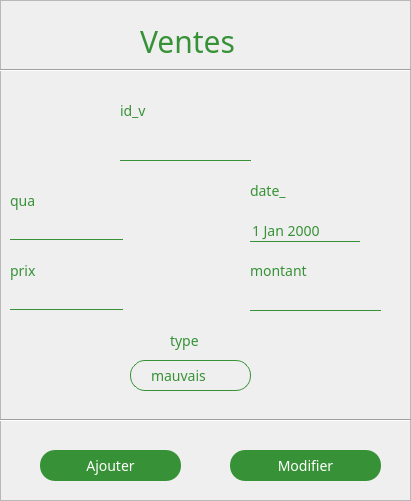
     <widget class="QFrame" name="frame_11">
      <property name="geometry">
       <rect>
        <x>60</x>
        <y>10</y>
        <width>411</width>
        <height>501</height>
       </rect>
      </property>
      <property name="styleSheet">
       <string notr="true"> *{
font-family:century gothic;
color:#379237;
border-color:#379237;
font-size:14px;}
	#frame_11 {


font-family:century gothic;
    border: 1px solid #379237;
    border-radius: 30px;
border-color: #eaeaea;
    margin-top: 0.5em;
background : white;
}
QFrame[frameShape=&quot;4&quot;],
QFrame[frameShape=&quot;5&quot;]
{
   border: none;
    border-bottom: 1px solid #379237;
}
QComboButton{
font-family:century gothic;
background:transparent;
border:none;
color:#379237;
border-bottom: 1px solid #379237;}
QLabel{
background:transparent;}

QLineEdit
{
font-family:century gothic;
background:transparent;
border:none;
color:#379237;
border-bottom: 1px solid #379237;
}
QDateTimeEdit
{
font-family:century gothic;
background:transparent;
border:none;
color:#379237;
border-bottom: 1px solid #379237;
}</string>
      </property>
      <property name="frameShape">
       <enum>QFrame::StyledPanel</enum>
      </property>
      <property name="frameShadow">
       <enum>QFrame::Raised</enum>
      </property>
      <widget class="QLabel" name="label_14">
       <property name="geometry">
        <rect>
         <x>140</x>
         <y>0</y>
         <width>151</width>
         <height>81</height>
        </rect>
       </property>
       <property name="styleSheet">
        <string notr="true">*{
font: 40pt  'Oswald';font-size:30px;
color: #379237;
}</string>
       </property>
       <property name="text">
        <string>Ventes</string>
       </property>
      </widget>
      <widget class="Line" name="line_11">
       <property name="geometry">
        <rect>
         <x>0</x>
         <y>60</y>
         <width>411</width>
         <height>20</height>
        </rect>
       </property>
       <property name="palette">
        <palette>
         <active>
          <colorrole role="WindowText">
           <brush brushstyle="SolidPattern">
            <color alpha="255">
             <red>55</red>
             <green>146</green>
             <blue>55</blue>
            </color>
           </brush>
          </colorrole>
          <colorrole role="Button">
           <brush brushstyle="SolidPattern">
            <color alpha="255">
             <red>255</red>
             <green>255</green>
             <blue>255</blue>
            </color>
           </brush>
          </colorrole>
          <colorrole role="Text">
           <brush brushstyle="SolidPattern">
            <color alpha="255">
             <red>55</red>
             <green>146</green>
             <blue>55</blue>
            </color>
           </brush>
          </colorrole>
          <colorrole role="ButtonText">
           <brush brushstyle="SolidPattern">
            <color alpha="255">
             <red>55</red>
             <green>146</green>
             <blue>55</blue>
            </color>
           </brush>
          </colorrole>
          <colorrole role="Base">
           <brush brushstyle="SolidPattern">
            <color alpha="255">
             <red>255</red>
             <green>255</green>
             <blue>255</blue>
            </color>
           </brush>
          </colorrole>
          <colorrole role="Window">
           <brush brushstyle="SolidPattern">
            <color alpha="255">
             <red>255</red>
             <green>255</green>
             <blue>255</blue>
            </color>
           </brush>
          </colorrole>
          <colorrole role="PlaceholderText">
           <brush brushstyle="NoBrush">
            <color alpha="128">
             <red>55</red>
             <green>146</green>
             <blue>55</blue>
            </color>
           </brush>
          </colorrole>
         </active>
         <inactive>
          <colorrole role="WindowText">
           <brush brushstyle="SolidPattern">
            <color alpha="255">
             <red>55</red>
             <green>146</green>
             <blue>55</blue>
            </color>
           </brush>
          </colorrole>
          <colorrole role="Button">
           <brush brushstyle="SolidPattern">
            <color alpha="255">
             <red>255</red>
             <green>255</green>
             <blue>255</blue>
            </color>
           </brush>
          </colorrole>
          <colorrole role="Text">
           <brush brushstyle="SolidPattern">
            <color alpha="255">
             <red>55</red>
             <green>146</green>
             <blue>55</blue>
            </color>
           </brush>
          </colorrole>
          <colorrole role="ButtonText">
           <brush brushstyle="SolidPattern">
            <color alpha="255">
             <red>55</red>
             <green>146</green>
             <blue>55</blue>
            </color>
           </brush>
          </colorrole>
          <colorrole role="Base">
           <brush brushstyle="SolidPattern">
            <color alpha="255">
             <red>255</red>
             <green>255</green>
             <blue>255</blue>
            </color>
           </brush>
          </colorrole>
          <colorrole role="Window">
           <brush brushstyle="SolidPattern">
            <color alpha="255">
             <red>255</red>
             <green>255</green>
             <blue>255</blue>
            </color>
           </brush>
          </colorrole>
          <colorrole role="PlaceholderText">
           <brush brushstyle="NoBrush">
            <color alpha="128">
             <red>55</red>
             <green>146</green>
             <blue>55</blue>
            </color>
           </brush>
          </colorrole>
         </inactive>
         <disabled>
          <colorrole role="WindowText">
           <brush brushstyle="SolidPattern">
            <color alpha="255">
             <red>55</red>
             <green>146</green>
             <blue>55</blue>
            </color>
           </brush>
          </colorrole>
          <colorrole role="Button">
           <brush brushstyle="SolidPattern">
            <color alpha="255">
             <red>255</red>
             <green>255</green>
             <blue>255</blue>
            </color>
           </brush>
          </colorrole>
          <colorrole role="Text">
           <brush brushstyle="SolidPattern">
            <color alpha="255">
             <red>55</red>
             <green>146</green>
             <blue>55</blue>
            </color>
           </brush>
          </colorrole>
          <colorrole role="ButtonText">
           <brush brushstyle="SolidPattern">
            <color alpha="255">
             <red>55</red>
             <green>146</green>
             <blue>55</blue>
            </color>
           </brush>
          </colorrole>
          <colorrole role="Base">
           <brush brushstyle="SolidPattern">
            <color alpha="255">
             <red>255</red>
             <green>255</green>
             <blue>255</blue>
            </color>
           </brush>
          </colorrole>
          <colorrole role="Window">
           <brush brushstyle="SolidPattern">
            <color alpha="255">
             <red>255</red>
             <green>255</green>
             <blue>255</blue>
            </color>
           </brush>
          </colorrole>
          <colorrole role="PlaceholderText">
           <brush brushstyle="NoBrush">
            <color alpha="128">
             <red>55</red>
             <green>146</green>
             <blue>55</blue>
            </color>
           </brush>
          </colorrole>
         </disabled>
        </palette>
       </property>
       <property name="orientation">
        <enum>Qt::Horizontal</enum>
       </property>
      </widget>
      <widget class="QLabel" name="label_15">
       <property name="geometry">
        <rect>
         <x>120</x>
         <y>100</y>
         <width>111</width>
         <height>21</height>
        </rect>
       </property>
       <property name="font">
        <font>
         <family>century gothic</family>
         <pointsize>-1</pointsize>
        </font>
       </property>
       <property name="styleSheet">
        <string notr="true"/>
       </property>
       <property name="text">
        <string>id_v</string>
       </property>
      </widget>
      <widget class="QLineEdit" name="le_qua">
       <property name="geometry">
        <rect>
         <x>10</x>
         <y>220</y>
         <width>113</width>
         <height>20</height>
        </rect>
       </property>
      </widget>
      <widget class="QLabel" name="label_20">
       <property name="geometry">
        <rect>
         <x>10</x>
         <y>190</y>
         <width>171</width>
         <height>21</height>
        </rect>
       </property>
       <property name="font">
        <font>
         <family>century gothic</family>
         <pointsize>-1</pointsize>
        </font>
       </property>
       <property name="styleSheet">
        <string notr="true"/>
       </property>
       <property name="text">
        <string>qua</string>
       </property>
      </widget>
      <widget class="QLabel" name="label_38">
       <property name="geometry">
        <rect>
         <x>170</x>
         <y>330</y>
         <width>41</width>
         <height>21</height>
        </rect>
       </property>
       <property name="font">
        <font>
         <family>century gothic</family>
         <pointsize>-1</pointsize>
        </font>
       </property>
       <property name="styleSheet">
        <string notr="true"/>
       </property>
       <property name="text">
        <string>type</string>
       </property>
      </widget>
      <widget class="Line" name="line_12">
       <property name="geometry">
        <rect>
         <x>0</x>
         <y>410</y>
         <width>411</width>
         <height>20</height>
        </rect>
       </property>
       <property name="palette">
        <palette>
         <active>
          <colorrole role="WindowText">
           <brush brushstyle="SolidPattern">
            <color alpha="255">
             <red>55</red>
             <green>146</green>
             <blue>55</blue>
            </color>
           </brush>
          </colorrole>
          <colorrole role="Button">
           <brush brushstyle="SolidPattern">
            <color alpha="255">
             <red>255</red>
             <green>255</green>
             <blue>255</blue>
            </color>
           </brush>
          </colorrole>
          <colorrole role="Text">
           <brush brushstyle="SolidPattern">
            <color alpha="255">
             <red>55</red>
             <green>146</green>
             <blue>55</blue>
            </color>
           </brush>
          </colorrole>
          <colorrole role="ButtonText">
           <brush brushstyle="SolidPattern">
            <color alpha="255">
             <red>55</red>
             <green>146</green>
             <blue>55</blue>
            </color>
           </brush>
          </colorrole>
          <colorrole role="Base">
           <brush brushstyle="SolidPattern">
            <color alpha="255">
             <red>255</red>
             <green>255</green>
             <blue>255</blue>
            </color>
           </brush>
          </colorrole>
          <colorrole role="Window">
           <brush brushstyle="SolidPattern">
            <color alpha="255">
             <red>255</red>
             <green>255</green>
             <blue>255</blue>
            </color>
           </brush>
          </colorrole>
          <colorrole role="PlaceholderText">
           <brush brushstyle="NoBrush">
            <color alpha="128">
             <red>55</red>
             <green>146</green>
             <blue>55</blue>
            </color>
           </brush>
          </colorrole>
         </active>
         <inactive>
          <colorrole role="WindowText">
           <brush brushstyle="SolidPattern">
            <color alpha="255">
             <red>55</red>
             <green>146</green>
             <blue>55</blue>
            </color>
           </brush>
          </colorrole>
          <colorrole role="Button">
           <brush brushstyle="SolidPattern">
            <color alpha="255">
             <red>255</red>
             <green>255</green>
             <blue>255</blue>
            </color>
           </brush>
          </colorrole>
          <colorrole role="Text">
           <brush brushstyle="SolidPattern">
            <color alpha="255">
             <red>55</red>
             <green>146</green>
             <blue>55</blue>
            </color>
           </brush>
          </colorrole>
          <colorrole role="ButtonText">
           <brush brushstyle="SolidPattern">
            <color alpha="255">
             <red>55</red>
             <green>146</green>
             <blue>55</blue>
            </color>
           </brush>
          </colorrole>
          <colorrole role="Base">
           <brush brushstyle="SolidPattern">
            <color alpha="255">
             <red>255</red>
             <green>255</green>
             <blue>255</blue>
            </color>
           </brush>
          </colorrole>
          <colorrole role="Window">
           <brush brushstyle="SolidPattern">
            <color alpha="255">
             <red>255</red>
             <green>255</green>
             <blue>255</blue>
            </color>
           </brush>
          </colorrole>
          <colorrole role="PlaceholderText">
           <brush brushstyle="NoBrush">
            <color alpha="128">
             <red>55</red>
             <green>146</green>
             <blue>55</blue>
            </color>
           </brush>
          </colorrole>
         </inactive>
         <disabled>
          <colorrole role="WindowText">
           <brush brushstyle="SolidPattern">
            <color alpha="255">
             <red>55</red>
             <green>146</green>
             <blue>55</blue>
            </color>
           </brush>
          </colorrole>
          <colorrole role="Button">
           <brush brushstyle="SolidPattern">
            <color alpha="255">
             <red>255</red>
             <green>255</green>
             <blue>255</blue>
            </color>
           </brush>
          </colorrole>
          <colorrole role="Text">
           <brush brushstyle="SolidPattern">
            <color alpha="255">
             <red>55</red>
             <green>146</green>
             <blue>55</blue>
            </color>
           </brush>
          </colorrole>
          <colorrole role="ButtonText">
           <brush brushstyle="SolidPattern">
            <color alpha="255">
             <red>55</red>
             <green>146</green>
             <blue>55</blue>
            </color>
           </brush>
          </colorrole>
          <colorrole role="Base">
           <brush brushstyle="SolidPattern">
            <color alpha="255">
             <red>255</red>
             <green>255</green>
             <blue>255</blue>
            </color>
           </brush>
          </colorrole>
          <colorrole role="Window">
           <brush brushstyle="SolidPattern">
            <color alpha="255">
             <red>255</red>
             <green>255</green>
             <blue>255</blue>
            </color>
           </brush>
          </colorrole>
          <colorrole role="PlaceholderText">
           <brush brushstyle="NoBrush">
            <color alpha="128">
             <red>55</red>
             <green>146</green>
             <blue>55</blue>
            </color>
           </brush>
          </colorrole>
         </disabled>
        </palette>
       </property>
       <property name="styleSheet">
        <string notr="true">QFrame[frameShape=&quot;4&quot;] /* QFrame::HLine == 0x0004 */
{
    color: red;
}</string>
       </property>
       <property name="frameShadow">
        <enum>QFrame::Sunken</enum>
       </property>
       <property name="orientation">
        <enum>Qt::Horizontal</enum>
       </property>
      </widget>
      <widget class="QPushButton" name="pb_ajouter_2">
       <property name="geometry">
        <rect>
         <x>40</x>
         <y>450</y>
         <width>141</width>
         <height>31</height>
        </rect>
       </property>
       <property name="styleSheet">
        <string notr="true">QPushButton{
background: #379237;
color: white;
border-radius:15px;}  
QPushButton:hover
{
    border: 1px solid #1990ea;
color:  #379237;
border-radius:15px;
background: white;}  </string>
       </property>
       <property name="text">
        <string>Ajouter</string>
       </property>
      </widget>
      <widget class="QPushButton" name="pb_modifier">
       <property name="enabled">
        <bool>true</bool>
       </property>
       <property name="geometry">
        <rect>
         <x>230</x>
         <y>450</y>
         <width>151</width>
         <height>31</height>
        </rect>
       </property>
       <property name="styleSheet">
        <string notr="true">QPushButton{
background: #379237;
color: white;
border-radius:15px;}  
QPushButton:hover
{
    border: 1px solid #1990ea;
color:  #379237;
border-radius:15px;
background: white;}  </string>
       </property>
       <property name="text">
        <string>Modifier</string>
       </property>
      </widget>
      <widget class="QLabel" name="label_39">
       <property name="geometry">
        <rect>
         <x>10</x>
         <y>260</y>
         <width>171</width>
         <height>21</height>
        </rect>
       </property>
       <property name="font">
        <font>
         <family>century gothic</family>
         <pointsize>-1</pointsize>
        </font>
       </property>
       <property name="styleSheet">
        <string notr="true"/>
       </property>
       <property name="text">
        <string>prix</string>
       </property>
      </widget>
      <widget class="QLineEdit" name="le_prix">
       <property name="geometry">
        <rect>
         <x>10</x>
         <y>290</y>
         <width>113</width>
         <height>20</height>
        </rect>
       </property>
      </widget>
      <widget class="QLabel" name="label_41">
       <property name="geometry">
        <rect>
         <x>250</x>
         <y>260</y>
         <width>121</width>
         <height>21</height>
        </rect>
       </property>
       <property name="font">
        <font>
         <family>century gothic</family>
         <pointsize>-1</pointsize>
        </font>
       </property>
       <property name="styleSheet">
        <string notr="true"/>
       </property>
       <property name="text">
        <string>montant</string>
       </property>
      </widget>
      <widget class="QDateEdit" name="le_date_">
       <property name="geometry">
        <rect>
         <x>250</x>
         <y>220</y>
         <width>110</width>
         <height>22</height>
        </rect>
       </property>
      </widget>
      <widget class="QLabel" name="label_43">
       <property name="geometry">
        <rect>
         <x>250</x>
         <y>180</y>
         <width>171</width>
         <height>21</height>
        </rect>
       </property>
       <property name="font">
        <font>
         <family>century gothic</family>
         <pointsize>-1</pointsize>
        </font>
       </property>
       <property name="styleSheet">
        <string notr="true"/>
       </property>
       <property name="text">
        <string>date_</string>
       </property>
      </widget>
      <widget class="QLineEdit" name="le_id_v">
       <property name="geometry">
        <rect>
         <x>120</x>
         <y>130</y>
         <width>131</width>
         <height>31</height>
        </rect>
       </property>
      </widget>
      <widget class="QLineEdit" name="le_montant">
       <property name="geometry">
        <rect>
         <x>250</x>
         <y>280</y>
         <width>131</width>
         <height>31</height>
        </rect>
       </property>
      </widget>
      <widget class="QComboBox" name="le_type">
       <property name="geometry">
        <rect>
         <x>130</x>
         <y>360</y>
         <width>121</width>
         <height>31</height>
        </rect>
       </property>
       <property name="styleSheet">
        <string notr="true">
QComboBox{
border-bottom: 1px solid #379237;
background:transparent;
font-family:century gothic;
subcontrol-position: top right;
border: 1px solid #379237;
 padding: 1px 0px 1px 20px;
subcontrol-origin: padding;
color:#379237;
border-radius:15px;}  
QComboBox:hover
{
    border: 1px solid #379237;
color:  #1990ea;
border-radius:15px;
background: white;}  
QComboBox QAbstractItemView
{
    border: 2px solid #379237;
    color: #379237;
    
}

QComboBox::drop-down
{
     subcontrol-origin: padding;
     subcontrol-position: top right;
     width: 15px;
     color: #379237;
     border-left-width: 0px;
     border-left-color: #379237;
     border-left-style: solid; /* just a single line */
     border-top-right-radius: 3px; /* same radius as the QComboBox */
     border-bottom-right-radius: 3px;
     padding-left: 10px;
 }</string>
       </property>
       <item>
        <property name="text">
         <string>mauvais</string>
        </property>
       </item>
       <item>
        <property name="text">
         <string>moyen</string>
        </property>
       </item>
       <item>
        <property name="text">
         <string>bon</string>
        </property>
       </item>
      </widget>
     </widget>
